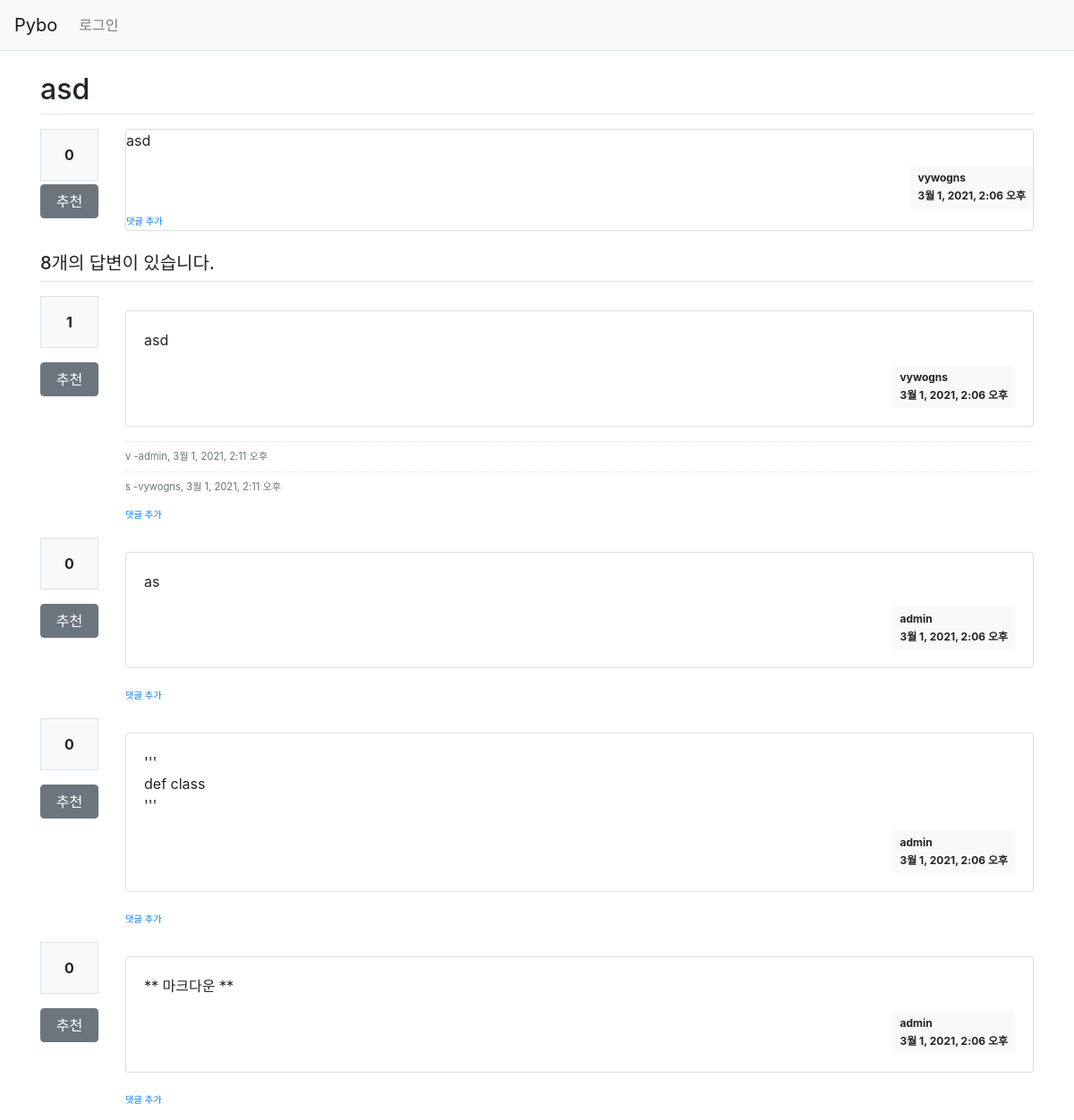
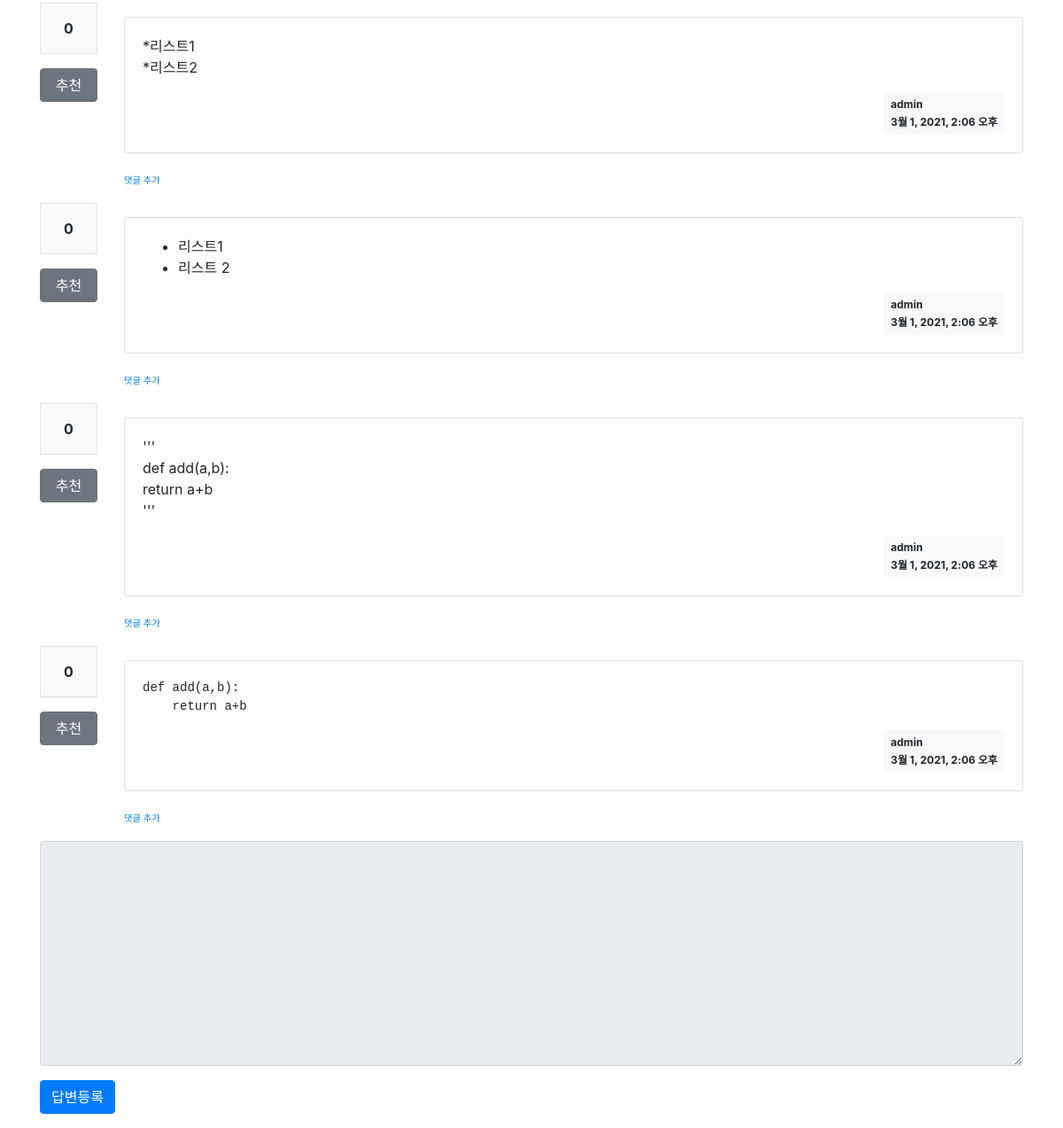
/pybo/322/, run on the app's committed database (2 pictures, top to bottom).
### pybo/models.py (models this page shows, shortened)
class Question(models.Model):
    author = models.ForeignKey(User, on_delete=models.CASCADE, related_name='author_question')
    modify_date = models.DateTimeField(null=True, blank=True)
    subject = models.CharField(max_length=200)
    content = models.TextField()
    create_date = models.DateTimeField()
    voter = models.ManyToManyField(User, related_name='voter_question')

class Answer(models.Model):
    author = models.ForeignKey(User, on_delete=models.CASCADE, related_name='author_answer')
    modify_date = models.DateTimeField(null=True, blank=True)
    question = models.ForeignKey(Question, on_delete=models.CASCADE) #on_delete=models.CASCADE: 답변에 연결된
    content = models. TextField()                                    #질문이 삭제되면 답변도 함께 삭제
    create_date = models.DateTimeField()
    voter = models.ManyToManyField(User, related_name='voter_answer')

class Comment(models.Model):
    author = models.ForeignKey(User, on_delete=models.CASCADE)
    content = models.TextField()
    create_date = models.DateTimeField()
    modify_date = models.DateTimeField(null=True, blank=True)
    question = models.ForeignKey(Question, null=True, blank=True, on_delete=models.CASCADE)
    answer = models.ForeignKey(Answer, null=True, blank=True, on_delete=models.CASCADE)

### pybo/views/base_views.py (the view)
# urls.py: path('<int:question_id>/', base_views.detail, name='detail'), # /pybo/int/ = 'detail' 별칭
def detail(request, question_id):
    question = get_object_or_404(Question, pk=question_id)
    context = {'question':question}
    return render(request, 'pybo/question_detail.html', context)

### pybo/templatetags/pybo_filter.py (called while the page is built)
@register.filter
def mark(value):
    extensions = ["nl2br", "fenced_code"]
    return mark_safe(markdown.markdown(value, extensions=extensions))

### templates/pybo/question_detail.html (shortened to what this page needs)
{% extends 'base.html' %}
{% load pybo_filter %}
{% block content %}
<div class="container my-3">
    <h2 class="border-bottom py-2">{{ question.subject }}</h2>
    <div class="row my-3">
        <div class="col-1">
            <div class="bg-light text-center p-3 border font-weight-bolder mb-1">
                {{ question.voter.count }}
            </div>
            <a href="{% url 'pybo:vote_question' question.id %}"
               class="recommend btn btn-secondary btn-block my-1">추천</a>
        </div>
        <div class="col-11">
            <div class="card">
            <div class="card-text">
                {{ question.content|mark }}
            </div>
            <div class="d-flex justify-content-end">
                <div class="badge badge-light p-2 text-left">
                    <div class="mb-2">{{ question.author.username }}</div>
                    <div>{{ question.create_date }}</div>
                </div>
            </div>
            <div>
                <a href="{% url 'pybo:comment_create_question' question.id %}" class="small"><small>댓글 추가</small></a>
            </div>
            </div>
        </div>
    </div>
    <h5 class="border-bottom my-3 py-2">
        {{ question.answer_set.count }}개의 답변이 있습니다.
    </h5>
    {% for answer in question.answer_set.all %}
    <div class="row my-3">
        <div class="col-1">
            <div class="bg-light text-center p-3 border font-weight-bolder mb-1">
                {{ answer.voter.count }}
            </div>
            <a href="{% url 'pybo:vote_answer' answer.id %}" class="recommend btn btn-secondary btn-block my-3">추천</a>
        </div>
        <div class="col-11">
    <div class="card my-3">
        <div class="card-body">
            <div class="card-text">
                {{ answer.content|mark }}
            </div>
            <div class="d-flex justify-content-end">
                <div class="badge badge-light p-2 text-left">
                    <div class="mb-2">{{ answer.author.username }}</div>
                    <div>{{ question.create_date }}</div>
                </div>
            </div>
        </div>
    </div>
            {% if answer.comment_set.count > 0 %}
            <div class="mt-3">
                {% for comment in answer.comment_set.all %}
                <div class="comment py-2 text-muted">
                    <span style="white-space: pre-line;">{{ comment.content }}</span>
                    <span>
                        -{{ comment.author }}, {{ comment.create_date }}
                    </span>
                </div>
                {% endfor %}
            </div>
            {% endif %}
            <div>
                <a href="{% url 'pybo:comment_create_answer' answer.id %}" class="small"><small>댓글 추가</small></a>
            </div>
        </div>
    </div>
    {% endfor %}
    <form action="{% url 'pybo:answer_create' question.id %}" method="post" class="my-3">
        <div class="form-group">
            <textarea name="content" id="content" {% if not user.is_authenticated %}disabled{% endif %} class="form-control" rows="10"></textarea>
        </div>
        <input type = "submit" value="답변등록" class="btn btn-primary">
    </form>
</div>
{% endblock %}

### static/style.css (style rules this page uses)
.comment { border-top:dotted 1px #ddd; font-size:0.7em; }

### data on the page
Question: subject "asd", voter.count "0", content|mark "asd", author.username "vywogns", create_date "3월 1, 2021, 2:06 오후", answer_set.count "8"
Answer: voter.count "1", content|mark "asd", author.username "vywogns"
Comment: content "v", author "admin", create_date "3월 1, 2021, 2:11 오후"
Comment: content "s", author "vywogns", create_date "3월 1, 2021, 2:11 오후"
Answer: voter.count "0", content|mark "as", author.username "admin"
Answer: voter.count "0", content|mark "''' def class '''", author.username "admin"
Answer: voter.count "0", content|mark "** 마크다운 **", author.username "admin"
Answer: voter.count "0", content|mark "*리스트1 *리스트2", author.username "admin"
Answer: voter.count "0", content|mark "리스트1 리스트 2", author.username "admin"
Answer: voter.count "0", content|mark "''' def add(a,b): return a+b '''", author.username "admin"
Answer: voter.count "0", content|mark "def add(a,b): return a+b", author.username "admin"
